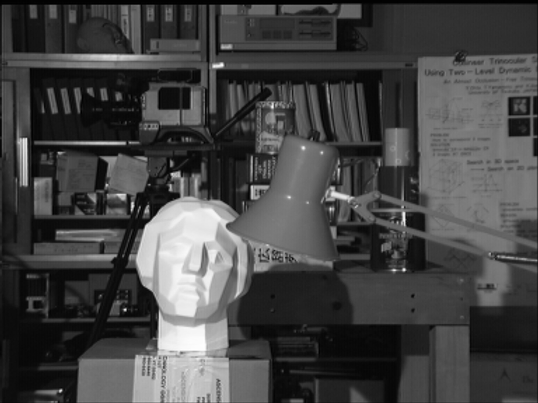
#> input picture Images/tsukuba_gray.png, 538 x 403 px, found by its file name
$ python clahe.py
#> lines starting #> are read from the running program, lines starting #| are printed output that depends on the picture
import cv2 as cv
import numpy as np

image = cv.imread('tsukuba_gray.png', cv.IMREAD_GRAYSCALE)
#> image is the input picture: shape (403, 538); min 0, max 254, mean 68.6
assert image is not None, "file could not be read, check with os.path.exists()"
clahe = cv.createCLAHE(clipLimit=2.0, tileGridSize=(8, 8))
image_clahe = clahe.apply(image)
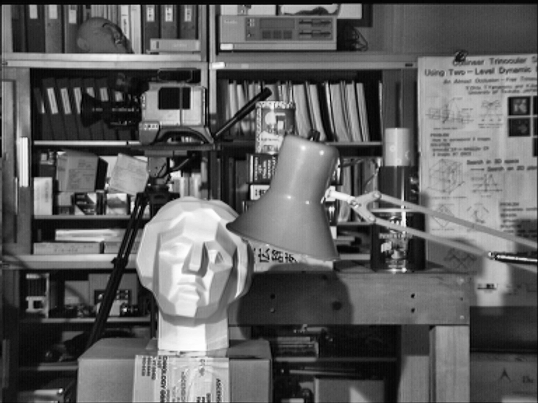
#> image_clahe: shape (403, 538); min 0, max 255, mean 96.4
result = np.hstack((image, image_clahe))  # stacking images side-by-side
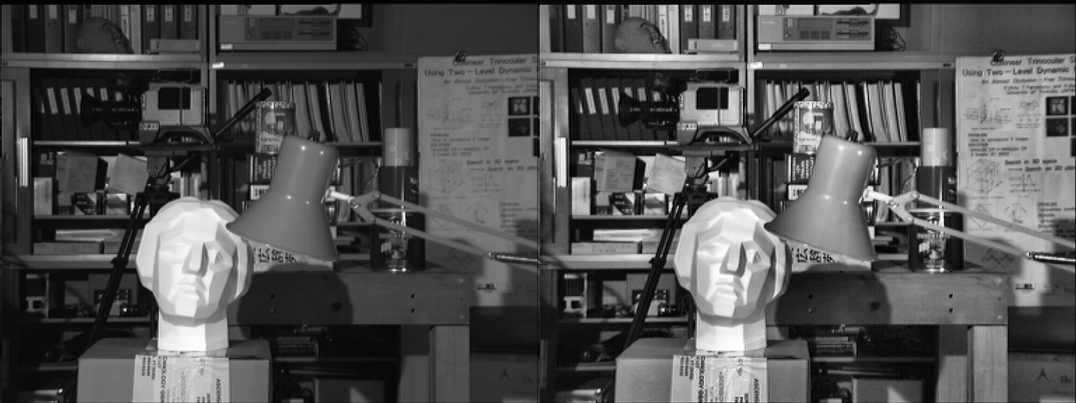
#> result: shape (403, 1076); min 0, max 255, mean 82.5
cv.imwrite('tsukuba_clahe.png', result)
